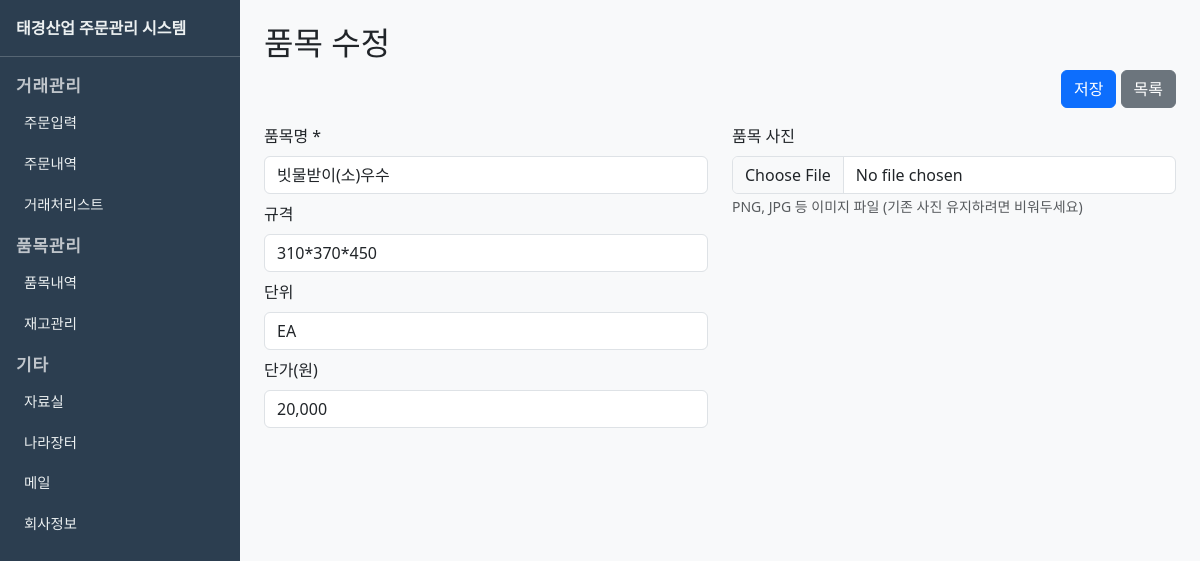
The app's page /items/1/edit with its own data.
### models.py (models this page shows)
class Item(db.Model):
    __tablename__ = "items"
    id = db.Column(db.Integer, primary_key=True)
    code = db.Column(db.String(10), unique=True)
    name = db.Column(db.String(200), nullable=False)
    spec = db.Column(db.String(100))
    unit = db.Column(db.String(20), default="EA")
    unit_price = db.Column(db.Integer, default=0)
    image_path = db.Column(db.String(500))
    created_at = db.Column(db.DateTime, default=datetime.utcnow)

### routes.py (the view, shortened to what this page needs)
    @app.route("/items/<int:id>/edit", methods=["GET", "POST"])
    def item_edit(id):
        item = Item.query.get_or_404(id)
        if item.code == "DIRECT":
            flash("직접입력 품목은 수정할 수 없습니다.", "danger")
            return redirect(url_for("item_list"))
        return render_template("items/form.html", item=item, has_image=item.image_path and os.path.isfile(item.image_path) if item else False)

### templates/items/form.html (shortened to what this page needs)
{% extends "base.html" %}
{% block content %}
<form method="post" enctype="multipart/form-data">
  <h2 class="mb-2">{{ '품목 수정' if item else '품목 추가' }}</h2>
  <div class="page-actions mb-3">
    <button type="submit" class="btn btn-primary">저장</button>
    <a class="btn btn-secondary" href="{{ url_for('item_list') }}">목록</a>
  </div>
  <div class="row">
    <div class="col-md-6">
      <div class="mb-2">
        <label class="form-label">품목명 *</label>
        <input type="text" name="name" class="form-control" required value="{{ item.name if item else '' }}">
      </div>
      <div class="mb-2">
        <label class="form-label">규격</label>
        <input type="text" name="spec" class="form-control" value="{{ item.spec if item else '' }}" placeholder="예: #6, 100*100">
      </div>
      <div class="mb-2">
        <label class="form-label">단위</label>
        <input type="text" name="unit" class="form-control" value="{{ item.unit if item else 'EA' }}" placeholder="EA, KG, m², BOX 등">
      </div>
      <div class="mb-2">
        <label class="form-label">단가(원)</label>
        <input type="text" name="unit_price" class="form-control" value="{{ '{:,}'.format(item.unit_price) if item else '0' }}" placeholder="1100 (부가세 포함)">
      </div>
    </div>
    <div class="col-md-6">
      <div class="mb-3">
        <label class="form-label">품목 사진</label>
        <input type="file" name="image" class="form-control" accept="image/*">
        <small class="text-muted">PNG, JPG 등 이미지 파일 (기존 사진 유지하려면 비워두세요)</small>
      </div>
    </div>
  </div>
</form>
{% endblock %}

### templates/base.html (style rules this page uses)
body { display: flex; min-height: 100vh; margin: 0; }
.page-actions { text-align: right; margin-bottom: 1rem; }

### records on screen
Item: name "빗물받이(소)우수", spec "310*370*450", unit "EA", unit_price "20,000"

### other values on screen
{{ '품목 수정' if item else '품목 추가' }} "품목 수정"
